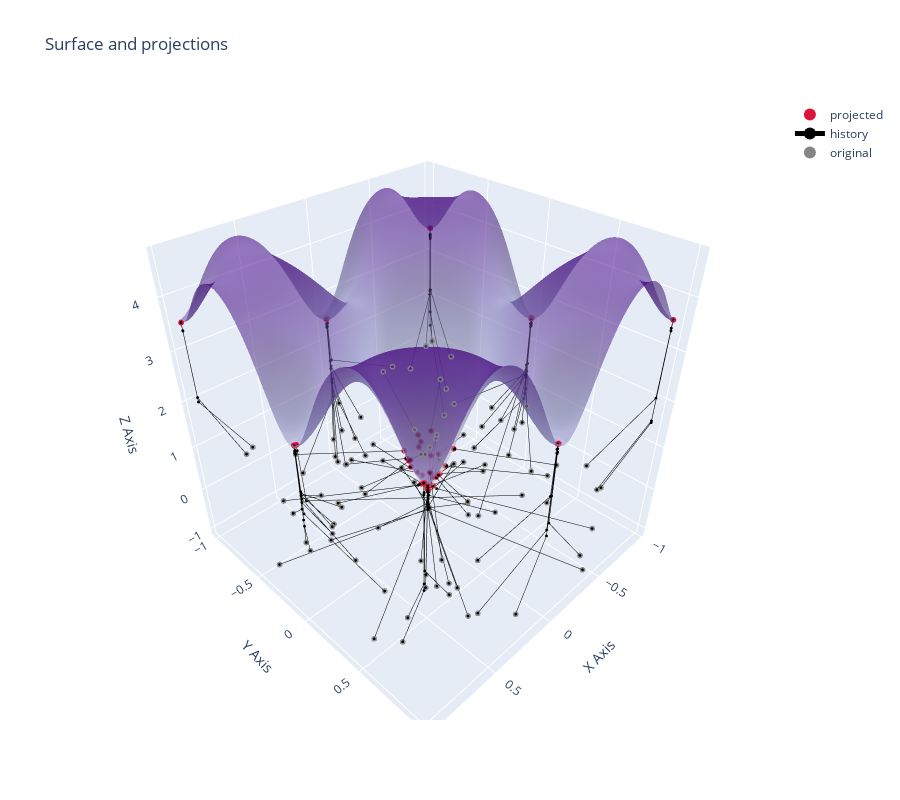

Here is the notebook cell this chart was saved with:
### Code cell
plot_3d_projection(X, mfs.f_ackley, round_cutoff=None, solver_builder=make_solver, plot_history=True, n_iterations=20)
